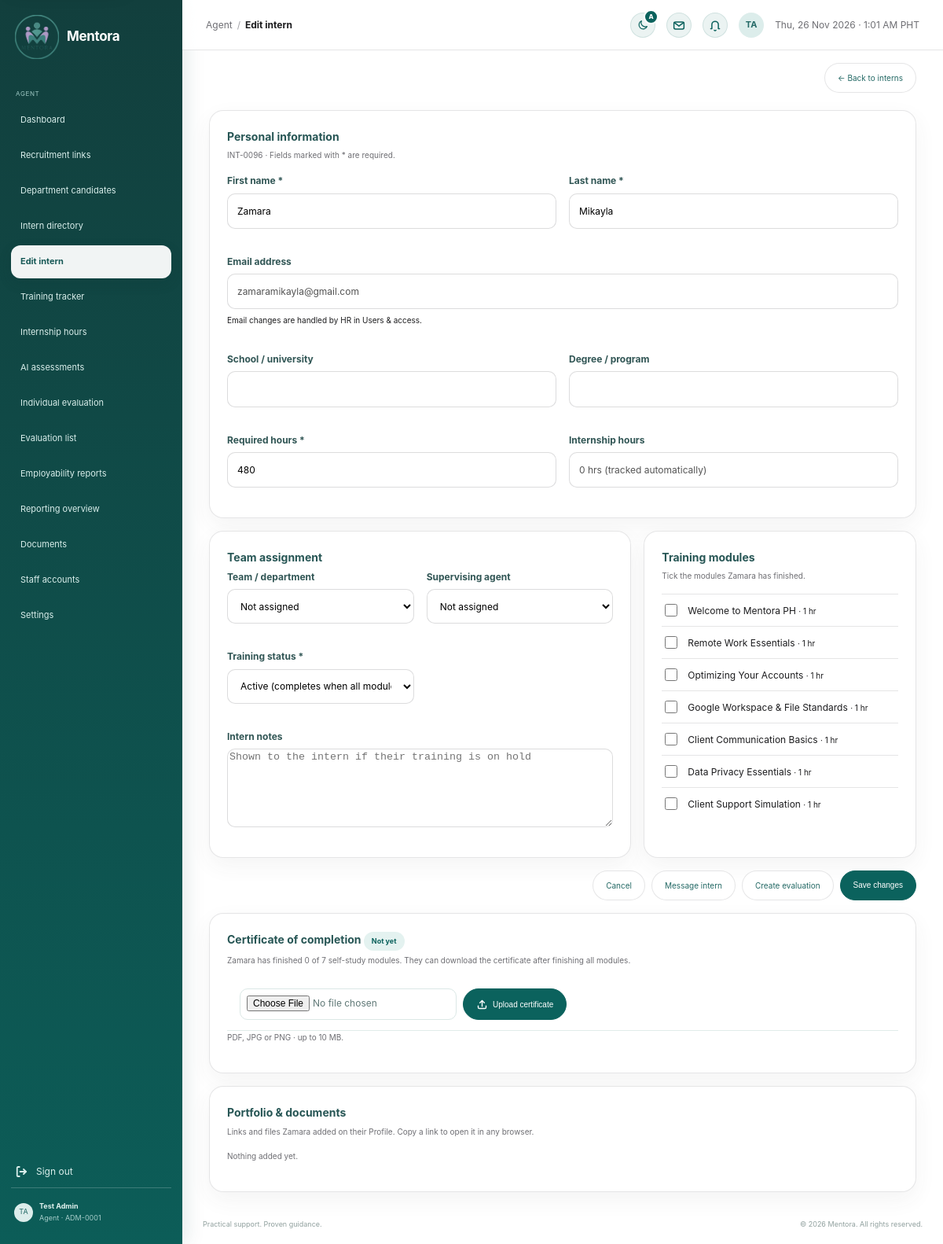
Page /agent/edit_intern.php?id=96 (signed in) on the committed database.
### tables this page shows
CREATE TABLE `users` (
  `id` int(10) UNSIGNED NOT NULL,
  `user_code` varchar(20) DEFAULT NULL,
  `first_name` varchar(80) NOT NULL,
  `last_name` varchar(80) NOT NULL,
  `email` varchar(190) NOT NULL,
  `email_verified_at` datetime DEFAULT NULL,
  `username` varchar(40) DEFAULT NULL,
  `pathway` enum('employee_va','internship') NOT NULL,
  `pathway_chosen_at` datetime DEFAULT current_timestamp(),
  `password_hash` varchar(255) NOT NULL,
  `role` enum('applicant','agent','admin') NOT NULL DEFAULT 'applicant',
  `status` enum('pending','approved','active','rejected','disabled') NOT NULL DEFAULT 'active',
  `presence` enum('active','busy','offline') NOT NULL DEFAULT 'active',
  `last_seen_at` datetime DEFAULT NULL,
  `department_id` int(10) UNSIGNED DEFAULT NULL,
  `agent_id` int(10) UNSIGNED DEFAULT NULL,
  `referred_by` int(10) UNSIGNED DEFAULT NULL,
  `avatar_path` varchar(190) DEFAULT NULL,
  `created_at` timestamp NOT NULL DEFAULT current_timestamp(),
  `updated_at` timestamp NOT NULL DEFAULT current_timestamp() ON UPDATE current_timestamp()
);

### agent/edit_intern.php (the view, shortened to what the rows shown need)
<?php
require_once __DIR__ . '/../includes/workflow.php';
require_once __DIR__ . '/../includes/training_certificate.php';
$findIntern = static function (PDO $pdo, int $id): ?array {
    $person = $id > 0 ? mentora_person($pdo, $id) : null;
    return $person && $person['role'] === 'applicant' && $person['status'] === 'active' && $person['pathway'] === 'internship' ? $person : null;
};
require __DIR__ . '/../includes/agent_layout.php';
$id = (int) ($_GET['id'] ?? 0);
$intern = $findIntern($pdo, $id);
?>
<?php if (!$intern):
    $interns = mentora_workspace_people($pdo); ?>
    <section class="admin-panel data-panel">
        <h2>Choose an intern</h2>
        <p class="panel-subtitle"><?= $id ? 'That intern couldn’t be found. ' : '' ?>Select who you want to update.</p>
        <div class="table-toolbar" data-table-filter="pick-intern">
            <input type="search" data-filter="search" placeholder="Search name or email" aria-label="Search interns">
        </div>
        <table class="admin-table" id="pick-intern"><thead><tr><th>Intern</th><th>Team</th><th>Training</th><th>Action</th></tr></thead><tbody>
            <?php foreach ($interns as $row): ?>
                <tr>
                    <td><?= mentora_h($row['name']) ?><br><small><?= mentora_h($row['email']) ?></small>
                    </td>
                    <td><?= mentora_h($row['department_name'] ?? '') ?: '—' ?></td>
                    <td><?= $row['completed'] ?>/<?= $row['total'] ?></td>
                    <td><a class="admin-btn primary" href="edit_intern.php?id=<?= (int) $row['id'] ?>">Edit</a>
                    </td>
                </tr>
            <?php endforeach; ?>
        </tbody></table>
        <?php if (!$interns): ?><p class="table-note">No active interns yet. Approved applicants appear here once they create their account.</p><?php endif; ?>
    </section>
<?php else:
    $doneQuery = $pdo->prepare('SELECT module_key FROM training_progress WHERE user_id = ?');
    $doneQuery->execute([$intern['id']]);
    $doneModules = $doneQuery->fetchAll(PDO::FETCH_COLUMN);
    $record = $pdo->prepare('SELECT status, notes, hours_logged FROM training_records WHERE user_id = ?');
    $record->execute([$intern['id']]);
    $training = $record->fetch() ?: ['status' => 'in_training', 'notes' => '', 'hours_logged' => 0];
    $name = trim($intern['first_name'] . ' ' . $intern['last_name']);
?>
    <form method="post">
        <section class="admin-panel">
            <h2>Personal information</h2>
            <p class="panel-subtitle"><?= mentora_h($intern['user_code']) ?> · Fields marked with * are required.</p>
            <div class="form-grid">
                <div class="field">
                    <label for="first_name">First name *</label><input id="first_name" name="first_name" required maxlength="80" value="<?= mentora_h($intern['first_name']) ?>"></div>
                <div class="field">
                    <label for="last_name">Last name *</label><input id="last_name" name="last_name" required maxlength="80" value="<?= mentora_h($intern['last_name']) ?>"></div>
                <div class="field full">
                    <label>Email address</label><input value="<?= mentora_h($intern['email']) ?>" disabled><small>Email changes are handled by HR in Users &amp; access.</small>
                </div>
                <div class="field">
                    <label for="school">School / university</label><input id="school" name="school" maxlength="190" value="<?= mentora_h($intern['school'] ?? '') ?>"></div>
                <div class="field">
                    <label for="course">Degree / program</label><input id="course" name="course" maxlength="190" value="<?= mentora_h($intern['course'] ?? '') ?>"></div>
                <div class="field">
                    <label for="required_hours">Required hours *</label><input id="required_hours" name="required_hours" type="number" min="1" max="5000" required value="<?= mentora_required_hours($intern) ?>"></div>
                <div class="field">
                    <label>Internship hours</label><input value="<?= mentora_hours($training['hours_logged']) ?> hrs (tracked automatically)" disabled></div>
            </div>
        </section>
        <div class="admin-grid" style="margin-top:16px">
            <section class="admin-panel">
                <h2>Team assignment</h2>
                <div class="form-grid">
                    <div class="field">
                        <label for="department_id">Team / department</label><select id="department_id" name="department_id">
                            <option value="">Not assigned</option>
                            <?php foreach (mentora_departments($pdo) as $department): ?>
                            <option value="<?= (int) $department['id'] ?>"<?= (int) $intern['department_id'] === (int) $department['id'] ? ' selected' : '' ?>><?= mentora_h($department['name']) ?></option>
                            <?php endforeach; ?></select>
                    </div>
                    <div class="field">
                        <label for="agent_id">Supervising agent</label><select id="agent_id" name="agent_id">
                            <option value="">Not assigned</option>
                            <?php foreach (mentora_active_agents($pdo) as $agent): ?>
                            <option value="<?= (int) $agent['id'] ?>"<?= (int) $intern['agent_id'] === (int) $agent['id'] ? ' selected' : '' ?>><?= mentora_h($agent['first_name'] . ' ' . $agent['last_name']) ?></option>
                            <?php endforeach; ?></select>
                    </div>
                    <div class="field">
                        <label for="training_status">Training status *</label><select id="training_status" name="training_status">
                            <option value="in_training">Active (completes when all modules are done)</option><option value="on_hold"<?= $training['status'] === 'on_hold' ? ' selected' : '' ?>>On hold</option>
                        </select>
                    </div>
                    <div class="field full">
                        <label for="notes">Intern notes</label><textarea id="notes"
                            name="notes"
                            rows="4"
                            maxlength="2000"
                            placeholder="Shown to the intern if their training is on hold"><?= mentora_h($training['notes'] ?? '') ?></textarea>
                    </div>
                </div>
            </section>
            <section class="admin-panel">
                <h2>Training modules</h2>
                <p class="panel-subtitle">Tick the modules <?= mentora_h($intern['first_name']) ?> has finished.</p>
                <?php foreach (mentora_training_modules('internship') as $key => [$title, $duration]): ?>
                    <label class="check-row"><input type="checkbox"
                        name="modules[]"
                        value="<?= mentora_h($key) ?>"<?= in_array($key, $doneModules, true) ? ' checked' : '' ?>> <span><?= mentora_h($title) ?> <small>· <?= $duration ?> hr</small></span></label>
                <?php endforeach; ?>
            </section>
        </div>
        <div class="form-actions">
            <a class="admin-btn" href="intern_directory.php">Cancel</a>
            <a class="admin-btn" href="../account/messages.php?to=<?= (int) $intern['id'] ?>">Message intern</a>
            <a class="admin-btn" href="evaluation_list.php?intern=<?= (int) $intern['id'] ?>#create">Create evaluation</a>
            <button class="admin-btn primary"
                type="submit"
                data-confirm-title="Save changes to <?= mentora_h($name) ?>?"
                data-confirm="The intern's details, team, training and status will be updated.">Save changes</button>
        </div>
    </form>
    <?php
    $portfolio = $pdo->prepare("SELECT id, name, link_url, stored_name, original_name, status
        FROM documents
        WHERE owner_id = ? AND category = 'Application documents'
        ORDER BY link_url IS NULL, created_at DESC");
    $portfolio->execute([$intern['id']]);
    $portfolio = $portfolio->fetchAll();
    ?>
    <?php mentora_render_certificate_panel($pdo, $intern, 'edit_intern.php?id=' . (int) $intern['id'], '../'); ?>
    <section class="admin-panel" style="margin-top:16px">
        <h2>Portfolio &amp; documents</h2>
        <p class="panel-subtitle">Links and files <?= mentora_h($intern['first_name']) ?> added on their Profile. Copy a link to open it in any browser.</p>
        <?php if (!$portfolio): ?><p class="panel-subtitle">Nothing added yet.</p><?php endif; ?>
    </section>
<?php endif; ?>
<?php require __DIR__ . '/../includes/admin_footer.php'; ?>

### includes/agent_layout.php (shortened to what the rows shown need)
<?php
require_once __DIR__ . '/../config/db.php';
require_once __DIR__ . '/auth_check.php';
mentora_require_login(['agent', 'admin']);
if (!isset($e) || !is_callable($e)) {
    $e = static fn($value): string =>
    htmlspecialchars((string)$value, ENT_QUOTES | ENT_SUBSTITUTE, 'UTF-8');
}
$agentUser = (isset($_SESSION['user']) && is_array($_SESSION['user']))
    ? $_SESSION['user']
    : ['name' => 'Camille Flores'];
$agentName = trim((string)($agentUser['name'] ?? '')) ?: 'Camille Flores';
$agentCode = (string)($agentUser['user_code'] ?? '');
$agentDepartmentQuery = $pdo->prepare('SELECT d.name FROM users u JOIN departments d ON d.id = u.department_id WHERE u.id = ?');
$agentDepartmentQuery->execute([(int) ($agentUser['id'] ?? 0)]);
$agentDepartment = (string) ($agentDepartmentQuery->fetchColumn() ?: '');
?>
<!doctype html>
<html lang="en">
<head>
    <link
        rel="stylesheet"
        href="../assets/css/style.css?v=44">
    <link
        rel="stylesheet"
        href="../assets/css/admin.css?v=12">
    <link
        rel="stylesheet"
        href="../assets/css/settings.css?v=33">
    <link
        rel="stylesheet"
        href="../assets/css/theme.css?v=10">
    <link
        rel="stylesheet"
        href="../assets/css/dialog.css?v=2">
</head>
<body class="admin-body admin-workspace">
    <aside class="admin-sidebar">
        <div class="sidebar-bottom">
            <a
                class="profile-chip"
                href="settings.php"
                aria-label="Open profile settings">
                <div>
                    <strong>
                        <?= $e($agentName) ?>
                    </strong>
                    <small>
                        Agent<?= $agentDepartment !== '' ? ' · ' . $e($agentDepartment) : '' ?><?= $agentCode !== '' ? ' · ' . $e($agentCode) : '' ?>
                    </small>
                </div>
            </a>
        </div>
    </aside>
    <div class="admin-main">
        <main
            class="admin-content"
            id="main-content"
            tabindex="-1">

### includes/training_certificate.php (shortened to what the rows shown need)
<?php
require_once __DIR__ . '/workflow.php';
function mentora_done_modules(PDO $pdo, int $userId): array
{
    $query = $pdo->prepare('SELECT module_key FROM training_progress WHERE user_id = ?');
    $query->execute([$userId]);
    return $query->fetchAll(PDO::FETCH_COLUMN);
}
function mentora_training_certificate(PDO $pdo, int $userId): ?array
{
    $query = $pdo->prepare(
        "SELECT d.id, d.name, d.original_name, d.size, d.created_at, CONCAT(u.first_name, ' ', u.last_name) AS uploaded_by_name
         FROM documents d LEFT JOIN users u ON u.id = d.uploaded_by
         WHERE d.owner_id = ? AND d.category = ? AND d.stored_name IS NOT NULL
         ORDER BY d.created_at DESC, d.id DESC LIMIT 1"
    );
    $query->execute([$userId, MENTORA_CERTIFICATE_CATEGORY]);
    return $query->fetch() ?: null;
}
function mentora_render_certificate_panel(PDO $pdo, array $person, string $action, string $rootPrefix): void
{
    $modules = mentora_training_modules($person['pathway']);
    $doneCount = count(array_intersect(array_keys($modules), mentora_done_modules($pdo, (int) $person['id'])));
    $certificate = mentora_training_certificate($pdo, (int) $person['id']);
    $complete = $doneCount >= count($modules);
    ?>
    <section class="admin-panel" id="certificate" style="margin-top:16px">
        <h2>Certificate of completion <span class="badge <?= $certificate ? '' : ($complete ? 'warn' : 'info') ?>"><?= $certificate ? 'Uploaded' : ($complete ? 'Waiting for upload' : 'Not yet') ?></span>
        </h2>
        <p class="panel-subtitle"><?= mentora_h($person['first_name']) ?> has finished <?= $doneCount ?> of <?= count($modules) ?> self-study modules. <?= $complete
            ? 'They can download the certificate as soon as it’s uploaded.'
            : 'They can download the certificate after finishing all modules.' ?></p>
        <form method="post" action="<?= mentora_h($action) ?>" enctype="multipart/form-data" class="table-toolbar">
            <input type="file" name="certificate" required accept=".pdf,.jpg,.jpeg,.png" aria-label="Certificate file">
            <button class="admin-btn primary"
                type="submit"
                data-confirm-title="<?= $certificate ? 'Replace the certificate?' : 'Upload this certificate?' ?>"
                data-confirm="<?= $complete
                    ? mentora_h($person['first_name']) . ' will be notified and can download it right away.'
                    : mentora_h($person['first_name']) . ' can download it after finishing all modules.' ?>"><?= mentora_icon('upload') ?><?= $certificate ? 'Replace certificate' : 'Upload certificate' ?></button>
        </form>
        <p class="panel-subtitle">PDF, JPG or PNG · up to 10 MB.</p>
    </section>
    <?php
}

### rows in the picture
users: user_code "ADM-0001"
users: user_code "INT-0096", first_name "Zamara", last_name "Mikayla", email "zamaramikayla@gmail.com", pathway "7"

### other values in the picture
$e($label) "Dashboard"
$e($label) "Recruitment links"
$e($label) "Department candidates"
$e($label) "Intern directory"
$e($label) "Edit intern"
$e($label) "Training tracker"
$e($label) "Internship hours"
$e($label) "AI assessments"
$e($label) "Individual evaluation"
$e($label) "Evaluation list"
$e($label) "Employability reports"
$e($label) "Reporting overview"
$e($label) "Documents"
$e($label) "Staff accounts"
$e($label) "Settings"
